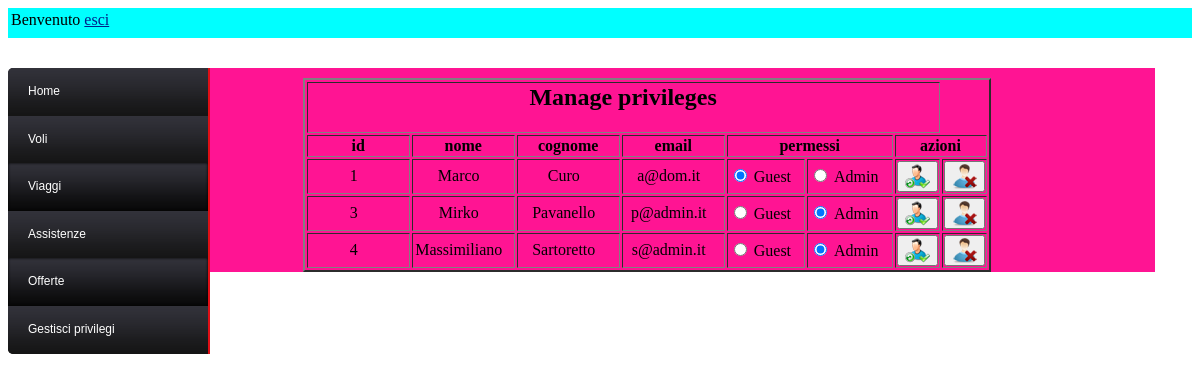
Screenshot of /admin/manageprivileges.php (signed in) with the database file from the repository.
### tables this page shows
CREATE TABLE IF NOT EXISTS `Utenti` (
  `idAnag` int(11) NOT NULL,
  `password` varchar(40) NOT NULL,
  `type` enum('Guest','Admin') DEFAULT 'Guest',
  PRIMARY KEY (`idAnag`)
);

CREATE TABLE IF NOT EXISTS `Anagrafiche` (
  `idAnag` int(11) NOT NULL AUTO_INCREMENT,
  `nome` varchar(15) NOT NULL,
  `cognome` varchar(15) NOT NULL,
  `nascita` date NOT NULL,
  `sesso` enum('M','F') DEFAULT 'M',
  `email` varchar(25) DEFAULT NULL,
  `tipo` enum('adulto','bambino') DEFAULT 'adulto',
  PRIMARY KEY (`idAnag`),
  UNIQUE KEY `email` (`email`)
);

### admin/manageprivileges.php (the view, shortened to what this page needs)
<html>
	<head>
		<head>
			<link rel="stylesheet" type="text/css" href="../component/style.css">
		</head>
	</head>
	<body link="#002089" alink="#002089" vlink="#002089">
		<?php
			if(isset($_SESSION['Privileges']) && $_SESSION['Privileges']=="Admin"){
				require "../component/db_connection.php";
				include "banneradmin.php";
				include "sidebar.php";
				echo "<div class=\"content\">
						<div style=\"padding-left:10%\">
						<table border=\"2\">
						<tr>
							<td colspan=\"7\" align=\"center\"><h2>Manage privileges</h2></td>
						</tr>
						<th>id</th>
						<th>nome</th>
						<th>cognome</th>
						<th>email</th>
						<th colspan=\"2\">permessi</th>
						<th colspan=\"2\">azioni</th>";
							$query="SELECT idAnag, nome, cognome, email, type FROM Anagrafiche a NATURAL JOIN Utenti";
							$result = mysql_query($query,$conn) or die("Query fallita" . mysql_error($conn));
								while ($row = mysql_fetch_row($result))
									{
									echo "<form method=\"POST\" action=\"manageprivileges.php?userid=$row[0]\" class=\"form\">
												<tr>
														<td align=\"center\" style=\"padding-right:10px\"><label> $row[0] </label></td>
														<td align=\"center\" style=\"padding-right:10px\"><label> $row[1] </label></td>
														<td align=\"center\" style=\"padding-right:10px\"><label> $row[2] </label></td>
														<td align=\"center\" style=\"padding-right:10px\"><label> $row[3] </label></td>";
													if($row[4]=="Guest"){
														echo"<td><input type=\"radio\" name=\"type\" value=\"Guest\" checked=\"checked\"/>&nbspGuest&nbsp&nbsp&nbsp</td>
														<td><input type=\"radio\" name=\"type\" value=\"Admin\"/>&nbspAdmin&nbsp</td>";
													}
													else{
														echo"<td><input type=\"radio\" name=\"type\" value=\"Guest\"/>&nbspGuest&nbsp</td>
														<td><input type=\"radio\" name=\"type\" value=\"Admin\" checked=\"checked\"/>&nbspAdmin&nbsp&nbsp&nbsp</td>";
													}
													echo"
													<td align=\"center\">
														<button type=\"submit\" name=\"buttonForm\" value=\"Aggiorna\"><img src=\"..\images\update_user.png\" alt=\"Aggiorna utente\"></button>
													</td>
													<td align=\"center\">
														<button type=\"submit\" name=\"buttonForm\" value=\"Elimina\"><img src=\"..\images\delete_user.png\" alt=\"Elimina utente\"></button>
													</td>
												</tr>
										  </form>";
								}
								echo"
						</table>
						</div>
				</div>";
				}
			else
				include "error.php";
		?>
	</body>
</html>

### admin/banneradmin.php (shortened to what this page needs)
<?
echo"
<div id=\"bannerAdmin\">
	<table>
		<tr width=\"100%\">
			<td> Benvenuto $_SESSION[email] </td>
			<td align=\"right\"> <a href=\"../login.php?cmd=out\"> esci </a> </td>
		</tr>
	</table>
</div>";
?>

### admin/sidebar.php (shortened to what this page needs)
<div id='cssmenu'>
<ul>
   <li><a href='summary.php'><span>Home</span></a></li>
   <li><a href='managevoli.php?option=insert'><span>Voli</span></a></li>
   <li class='active has-sub'><a href='#'><span>Viaggi</span></a>
   </li>
   <li><a href='manageassistenze.php'><span>Assistenze</span></a></li>
   <li class='active has-sub'><a href='#'><span>Offerte</span></a>
   </li>
   <li><a href='manageprivileges.php'><span>Gestisci privilegi</span></a></li>
</ul>
</div>

### component/style.css (style rules this page uses)
body { background-image: url(../images/bg.gif); }
label { display: block; line-height: 30px; width: 90px; }
div#bannerAdmin { width: 100%; height:30px; background-color: #00FFFF; }
.content { width: 80%; margin-top: 30px; background-color: #FF1493; padding-top: 10px; float: left; }
#cssmenu { float: left; width:25%; margin-top: 30px; margin-left: 0px; background-color: #7FFF00; }
#cssmenu ul, #cssmenu ul li, #cssmenu ul ul { list-style: none; margin: 0; padding: 0; }
#cssmenu ul { position: relative; z-index: 597; float: left; }
#cssmenu ul li { float: left; min-height: 1px; line-height: 1em; vertical-align: middle; }
#cssmenu ul li { float: none; }
#cssmenu ul { font-weight: bold; }
#cssmenu { border-radius: 5px 0 0 5px; -moz-border-radius: 5px 0 0 5px; -webkit-border-radius: 5px 0 0 5px; background-color: #141414; background-repeat: repeat-x; width: 200px; }
#cssmenu:after { content: ''; display: block; clear: both; }
#cssmenu a { background-color: #141414; background-repeat: repeat-x; color: white; display: block; font-family: Helvetica, Arial, Verdana, sans-serif; font-size: 12px; font-weight: normal; line-height: 180%; padding: 13px 20px; text-decoration: none; }
#cssmenu ul { border-right: 2px solid #e00f16; list-style: none; width: 200px; }
#cssmenu > ul { float: left; }
#cssmenu > ul > li:first-child>a { border-radius: 5px 0 0 0; -moz-border-radius: 5px 0 0 0; -webkit-border-radius: 5px 0 0 0; }
#cssmenu > ul > li:last-child>a { border-radius: 0 0 0 5px; -moz-border-radius: 0 0 0 5px; -webkit-border-radius: 0 0 0 5px; }
#cssmenu > ul > li.active a { box-shadow: inset 0 0 3px black; -moz-box-shadow: inset 0 0 3px black; -webkit-box-shadow: inset 0 0 3px black; background-color: #070707; background-repeat: repeat-x; }
#cssmenu .has-sub { z-index: 1; }

### rows the page displays
utenti: idAnag.idAnag "1", idAnag.nome "Marco", idAnag.cognome "Curo", idAnag.email "a@dom.it"
utenti: idAnag.idAnag "3", idAnag.nome "Mirko", idAnag.cognome "Pavanello", idAnag.email "p@admin.it"
utenti: idAnag.idAnag "4", idAnag.nome "Massimiliano", idAnag.cognome "Sartoretto", idAnag.email "s@admin.it"
